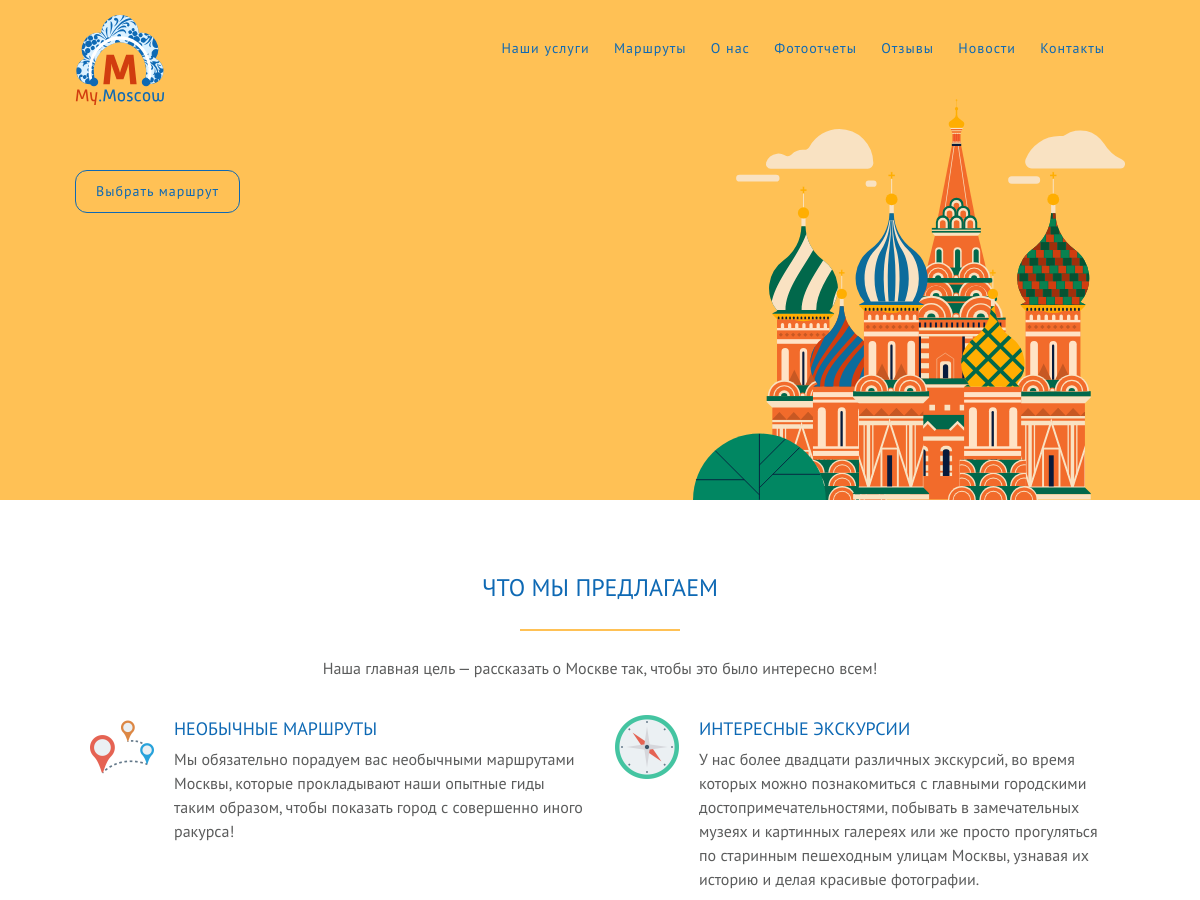
Before: / (upper part) with the older database file.
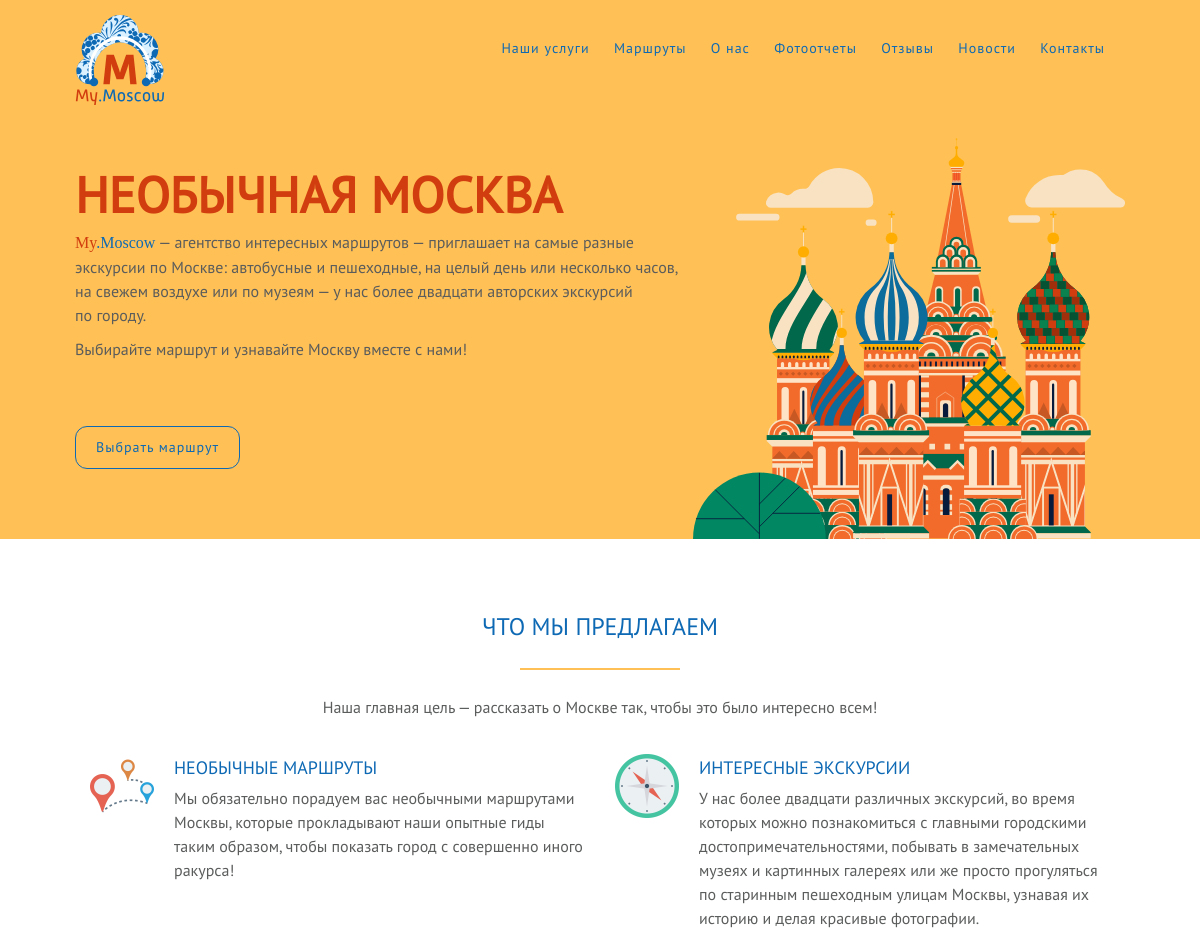
After: the same page with the newer database file.
### tables this page shows
CREATE TABLE `services` (
  `id` int(11) NOT NULL,
  `icon` varchar(255) NOT NULL,
  `altText` varchar(255) NOT NULL,
  `serviceName` varchar(255) NOT NULL,
  `serviceDescription` text NOT NULL
);

CREATE TABLE `pages_all_intro` (
  `id` int(10) NOT NULL,
  `page_name` varchar(50) NOT NULL,
  `title` varchar(100) NOT NULL,
  `description` varchar(1000) DEFAULT NULL
);

### config/myFunctions.php (called while the page is built, shortened)
<?php
function getData($db, $select, $from)
{
    $query = "SELECT $select FROM $from";
    $result = mysqli_query($db, $query);
    return $result;
}

### index.php (the view, shortened to what this page needs)
<?php
    include_once($_SERVER['DOCUMENT_ROOT'] . '/modules/header.php');
?>
<main>
    <section class="wrapperService" id="service">
        <h2>Что мы предлагаем</h2>
        <p class="brief">
            Наша главная цель&nbsp;&mdash; рассказать о Москве так, чтобы это было интересно всем!
        </p>
        <div class="wrapperService_Items">
            <?php
                $resultServices = getData($db, '*', 'services');
                while ($row = mysqli_fetch_assoc($resultServices)):
            ?>
                <div class="service_Item">
                    <img src="images/icons/<?= $row['icon'] ?>" alt="<?= $row['altText'] ?>" class="item_Icon">
                    <div class="item_Text">
                        <h3><?= $row['serviceName'] ?></h3>
                        <p><?= $row['serviceDescription'] ?></p>
                    </div>
                </div>
            <?php endwhile; ?>
        </div>
    </section>
</main>
<?php
    include_once($_SERVER['DOCUMENT_ROOT']) . '/modules/footer.php';
?>

### modules/head.php (shortened to what this page needs)
<!DOCTYPE html>
<html lang="ru">
<head>
    <link rel="stylesheet" href="../styles/styles_myMoscow.css">
    <link rel="stylesheet" href="../fonts/font-awesome/css/font-awesome.min.css">
</head>

### modules/header.php (shortened to what this page needs)
<?php
    include_once($_SERVER['DOCUMENT_ROOT'] . '/config/myFunctions.php');
    include_once($_SERVER['DOCUMENT_ROOT'] . '/config/config.php');
    $anchors = '/';
    $bg = '';
    $button = 'Вернуться на главную';
    $classContacts = '';
    $classRouts = '';
    $hrefButton = '/';
    $hrefContacts = 'contacts.php';
    $hrefMain = '/';
    $hrefRouts = 'routs.php';
    $page = 'main';
    switch ($_SERVER['REQUEST_URI']) {
        case '/':
            $anchors = '';
            $hrefMain = '#';
            $button = 'Выбрать маршрут';
            $hrefButton = 'routs.php';
        break;
    }
    $query = "SELECT * FROM `pages_all_intro` WHERE `page_name` = '{$page}'";
    $result = mysqli_query($db, $query);
    $row = mysqli_fetch_assoc($result);
?>
<?php
    include_once($_SERVER['DOCUMENT_ROOT'] . '/modules/head.php');
?>
<body id='top'>
    <section class='topInfo'>
        <div class='wrapperTop <?= $bg ?>'>
            <header>
                <a href='<?= $hrefMain ?>' class='logoI'><img src='images/logo/logo_mixColorText.svg' alt='Logo'></a>
                <nav>
                    <a href="<?= $anchors ?>#service">Наши услуги</a>
                    <a href="<?= $hrefRouts ?>" <?= $classRouts ?>>Маршруты</a>
                    <a href="<?= $anchors ?>#about">О нас</a>
                    <a href="<?= $anchors ?>#foto">Фотоотчеты</a>
                    <a href="<?= $anchors ?>#testimon">Отзывы</a>
                    <a href="#news">Новости</a>
                    <a href="<?= $hrefContacts ?>" <?= $classContacts ?>>Контакты</a>
                </nav>
            </header>
            <div class="textInfo">
                <h1><?= $row['title'] ?></h1>
                <?= $row['description'] ?>
            </div>
            <div>
                <a href="<?= $hrefButton ?>" class="button"><?= $button ?></a>
            </div>
        </div>
    </section>

### modules/footer.php (shortened to what this page needs)
</body>
</html>

### styles/styles_myMoscow.css (style rules this page uses)
html { line-height: 1.15; -webkit-text-size-adjust: 100%; }
body { margin: 0; }
main { display: block; }
h1 { font-size: 2em; margin: 0.67em 0; }
a { background-color: transparent; }
img { border-style: none; }
body, header, footer, main, section, div, img, fieldset, textarea, input { -webkit-box-sizing: border-box; box-sizing: border-box; }
body { font-family: ptSans; font-size: 16px; line-height: 1.5; -webkit-font-smoothing: antialiased; color: #5b5c5c; }
p { margin: 0; }
.logoT { font-family: logoR; color: #0e69b4; }
.logoT span:nth-of-type(1) { color: #d13d0f; }
h1, h2, h3, h4 { margin: 0; }
h1 { font-weight: normal; text-align: left; text-transform: uppercase; color: #d13d0f; font-size: 50px; font-weight: bolder; line-height: 1; }
h2 { font-weight: normal; text-align: left; text-transform: uppercase; margin-bottom: 50px; color: #0e69b4; font-size: 24px; text-align: center; position: relative; }
h2::after { content: ""; margin: 0 auto; width: 160px; height: 2px; background: #ffc155; position: absolute; left: 0; right: 0; bottom: -25px; }
h3 { font-weight: normal; text-align: left; text-transform: uppercase; margin-bottom: 5px; color: #0e69b4; font-size: 18px; }
.brief { margin-bottom: 35px; text-align: center; }
a, a:visited { color: #0e69b4; text-decoration: none; font-size: 14px; letter-spacing: 1px; -webkit-transition: 0.25s; transition: 0.25s; }
a.button, a:visited.button { padding: 10px 20px; border-radius: 12px; border: 1px solid #0e69b4; text-align: center; display: inline-block; -webkit-transition: 0.25s; transition: 0.25s; }
.topInfo { background: #ffc155; position: relative; }
.topInfo .wrapperTop { margin: 0 auto; padding: 70px 15px; max-width: 1080px; padding-top: 15px; min-height: 500px; background: url("../images/main/Basil.svg") right 15px bottom 0/40% no-repeat; }
.topInfo .wrapperTop header { display: -webkit-box; display: -ms-flexbox; display: flex; -ms-flex-wrap: wrap; flex-wrap: wrap; -webkit-box-pack: justify; -ms-flex-pack: justify; justify-content: space-between; -webkit-box-orient: horizontal; -webkit-box-direction: normal; -ms-flex-direction: row; flex-direction: row; }
.topInfo .wrapperTop header .logoI { display: block; margin-right: 70px; }
.topInfo .wrapperTop header .logoI img { display: block; height: 90px; }
.topInfo .wrapperTop header nav { padding-top: 20px; }
.topInfo .wrapperTop header nav a { margin-right: 20px; }
.topInfo .wrapperTop .textInfo { margin: 65px 0; }
.topInfo .wrapperTop .textInfo p { margin-top: 10px; max-width: 610px; text-align: left; }
.wrapperService { margin: 0 auto; padding: 70px 15px; max-width: 1080px; padding-bottom: 35px; }
.wrapperService .wrapperService_Items { display: -webkit-box; display: -ms-flexbox; display: flex; -ms-flex-wrap: wrap; flex-wrap: wrap; -webkit-box-pack: justify; -ms-flex-pack: justify; justify-content: space-between; -webkit-box-orient: horizontal; -webkit-box-direction: normal; -ms-flex-direction: row; flex-direction: row; }
.wrapperService .wrapperService_Items .service_Item { margin: 0 15px; margin-bottom: 35px; display: -webkit-box; display: -ms-flexbox; display: flex; -ms-flex-wrap: wrap; flex-wrap: wrap; -webkit-box-pack: justify; -ms-flex-pack: justify; justify-content: space-between; -webkit-box-orient: horizontal; -webkit-box-direction: normal; -ms-flex-direction: row; flex-direction: row; -webkit-box-flex: 1; -ms-flex-positive: 1; flex-grow: 1; -ms-flex-preferred-size: 300px; flex-basis: 300px; min-width: 45%; }
.wrapperService .wrapperService_Items .service_Item .item_Icon { margin-right: 20px; width: 64px; height: 64px; display: block; }
.wrapperService .wrapperService_Items .service_Item .item_Text { -webkit-box-flex: 1; -ms-flex-positive: 1; flex-grow: 1; width: calc(100% - 84px); }

Changed rows visible on the page:
added pages_all_intro: title "НЕОБЫЧНАЯ МОСКВА", description "My .Moscow — агентство интересных маршрутов — приглашает на самые разные экскурсии по Москве: автобусные и пешеходные, на целый день или несколько часов, на свежем воздухе или по музеям — у нас более двадцати авторских экскурсий по городу. Выбирайте маршрут и узнавайте Москву вместе с нами!"
